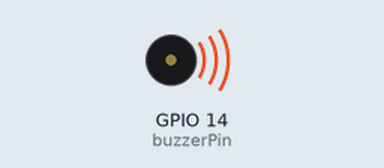
Bench run of a program on a simulated Raspberry Pi (BCM pin numbers). Shown: buzzer (waves = sounding).

Above: at 0.15 s.
At 6.3 s:
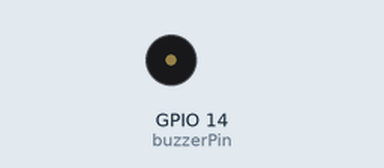
Timing chart, 0 to 7.8 s (numbered marks = the images above):
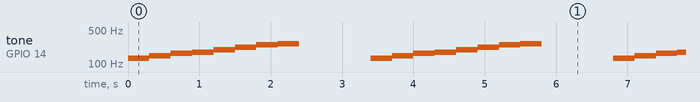

The program:

buzzer.py
```python
import RPi.GPIO as GPIO
import time

buzzerPin  =14
melody = [131, 147, 165, 175, 196, 220, 247, 262]
GPIO.setmode(GPIO.BCM)
GPIO.setup(buzzerPin, GPIO.OUT)

buzz = GPIO.PWM(buzzerPin, 440)		# 440Hz 를 갖는 객체 생성

try:
	while True:
		buzz.start(50)					# duty cycle 50으로 pwm출력시작
		for i in range(0, len(melody)):
			buzz.ChangeFrequency(melody[i])   # 주파수 변경
			time.sleep(0.3)
		buzz.stop()				# pwm 종료
		time.sleep(1)

except KeyboardInterrupt:		# 키보드인터럽트
	GPIO.cleanup()
```

Measured:
- by itself, tone on GPIO 14 (buzzerPin): repeats every 3.4 s: 147 Hz 0.30 s, 165 Hz 0.30 s, 175 Hz 0.30 s, 196 Hz 0.30 s, 220 Hz 0.30 s, 247 Hz 0.30 s, 262 Hz 0.30 s, silent 1.0 s, 131 Hz 0.30 s
